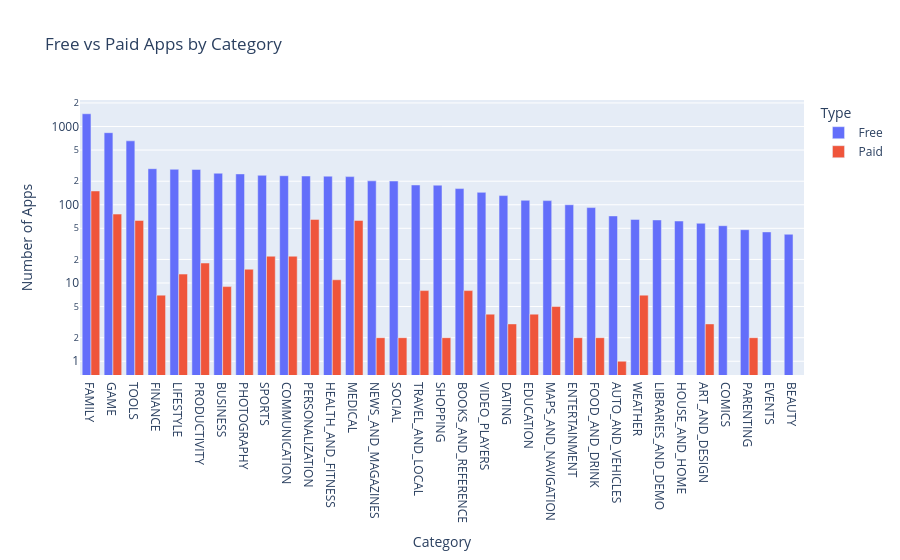

Source (notebook cell):
### Markdown cell above
**Challenge**: Use the plotly express bar [chart examples](https://plotly.com/python/bar-charts/#bar-chart-with-sorted-or-ordered-categories) and the [.bar() API reference](https://plotly.com/python-api-reference/generated/plotly.express.bar.html#plotly.express.bar) to create this bar chart:

<img src=https://imgur.com/LE0XCxA.png>

You'll want to use the `df_free_vs_paid` DataFrame that you created above that has the total number of free and paid apps per category.

See if you can figure out how to get the look above by changing the `categoryorder` to 'total descending' as outlined in the documentation here [here](https://plotly.com/python/categorical-axes/#automatically-sorting-categories-by-name-or-total-value).

### Code cell
bob_chart = px.bar(data_frame=bob,title="Free vs Paid Apps by Category",barmode="group")
bob_chart.update_layout(yaxis=dict(type="log"),yaxis_title="Number of Apps")
bob_chart.show()

### Figure 1 — Plotly figure (JSON) as saved in the notebook; plotly's stock layout.template omitted (floating-point values rounded to 4 significant figures)
{"data": [{"alignmentgroup": "True", "hovertemplate": "Type=Free<br>Category=%{x}<br>value=%{y}<extra></extra>", "legendgroup": "Free", "marker": {"color": "#636efa", "pattern": {"shape": ""}}, "name": "Free", "offsetgroup": "Free", "orientation": "v", "showlegend": true, "textposition": "auto", "type": "bar", "x": ["FAMILY", "GAME", "TOOLS", "FINANCE", "LIFESTYLE", "PRODUCTIVITY", "BUSINESS", "PHOTOGRAPHY", "SPORTS", "COMMUNICATION", "PERSONALIZATION", "HEALTH_AND_FITNESS", "MEDICAL", "NEWS_AND_MAGAZINES", "SOCIAL", "TRAVEL_AND_LOCAL", "SHOPPING", "BOOKS_AND_REFERENCE", "VIDEO_PLAYERS", "DATING", "EDUCATION", "MAPS_AND_NAVIGATION", "ENTERTAINMENT", "FOOD_AND_DRINK", "AUTO_AND_VEHICLES", "WEATHER", "LIBRARIES_AND_DEMO", "HOUSE_AND_HOME", "ART_AND_DESIGN", "COMICS", "PARENTING", "EVENTS", "BEAUTY"], "xaxis": "x", "y": [1456, 834, 656, 289, 284, 283, 253, 248, 238, 235, 233, 232, 229, 202, 201, 179, 178, 161, 144, 131, 114, 113, 100, 92, 72, 65, 64, 62, 58, 54, 48, 45, 42], "yaxis": "y"}, {"alignmentgroup": "True", "hovertemplate": "Type=Paid<br>Category=%{x}<br>value=%{y}<extra></extra>", "legendgroup": "Paid", "marker": {"color": "#EF553B", "pattern": {"shape": ""}}, "name": "Paid", "offsetgroup": "Paid", "orientation": "v", "showlegend": true, "textposition": "auto", "type": "bar", "x": ["FAMILY", "GAME", "TOOLS", "FINANCE", "LIFESTYLE", "PRODUCTIVITY", "BUSINESS", "PHOTOGRAPHY", "SPORTS", "COMMUNICATION", "PERSONALIZATION", "HEALTH_AND_FITNESS", "MEDICAL", "NEWS_AND_MAGAZINES", "SOCIAL", "TRAVEL_AND_LOCAL", "SHOPPING", "BOOKS_AND_REFERENCE", "VIDEO_PLAYERS", "DATING", "EDUCATION", "MAPS_AND_NAVIGATION", "ENTERTAINMENT", "FOOD_AND_DRINK", "AUTO_AND_VEHICLES", "WEATHER", "LIBRARIES_AND_DEMO", "HOUSE_AND_HOME", "ART_AND_DESIGN", "COMICS", "PARENTING", "EVENTS", "BEAUTY"], "xaxis": "x", "y": [150, 76, 63, 7, 13, 18, 9, 15, 22, 22, 65, 11, 63, 2, 2, 8, 2, 8, 4, 3, 4, 5, 2, 2, 1, 7, 0, 0, 3, 0, 2, 0, 0], "yaxis": "y"}], "layout": {"barmode": "group", "legend": {"title": {"text": "Type"}, "tracegroupgap": 0}, "title": {"text": "Free vs Paid Apps by Category"}, "xaxis": {"anchor": "y", "domain": [0, 1], "title": {"text": "Category"}}, "yaxis": {"anchor": "x", "domain": [0, 1], "title": {"text": "Number of Apps"}, "type": "log"}}}
